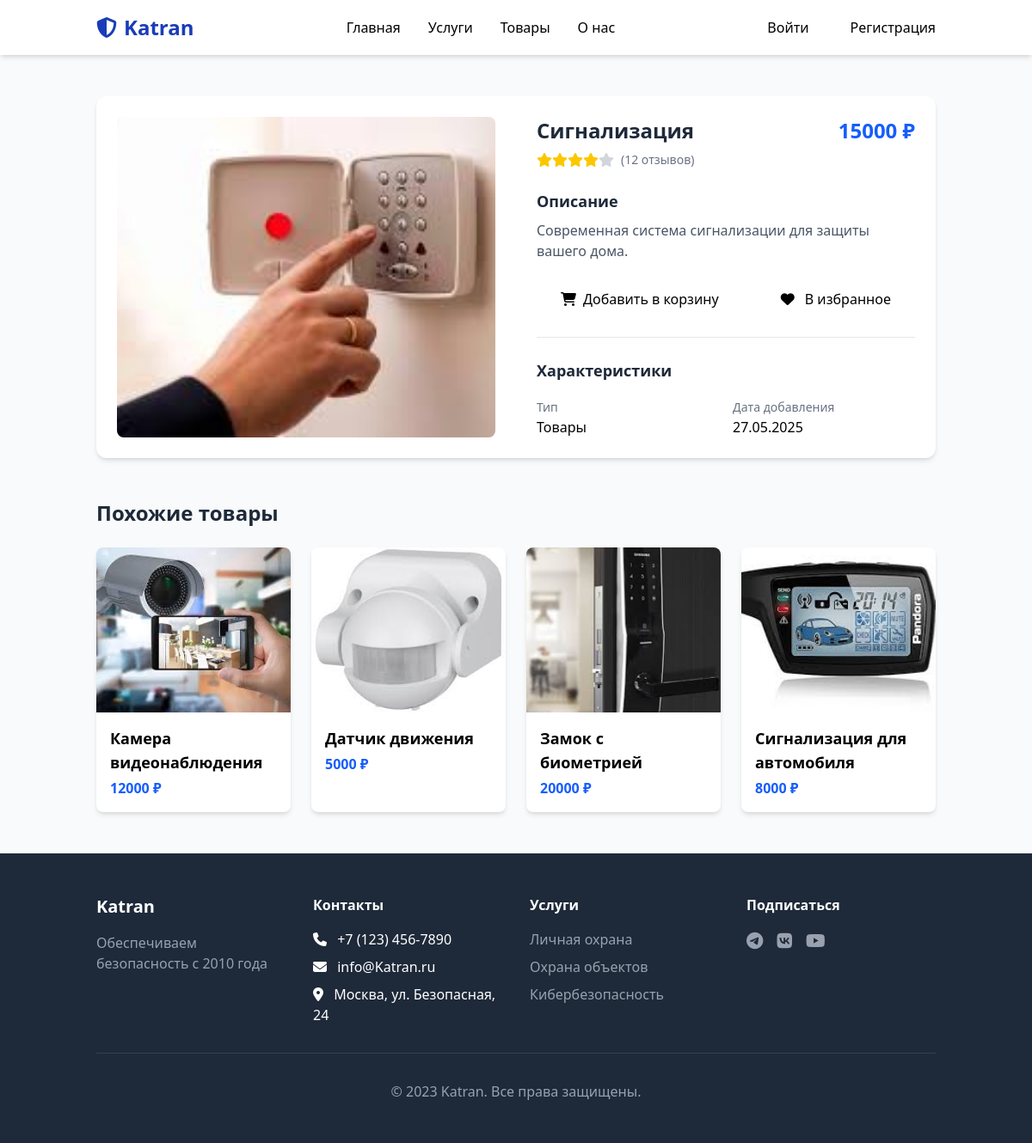
The page /products/1/ on the database its author committed.
### Services/models.py (models this page shows, shortened)
class ItemModel(models.Model):
    name = models.CharField(max_length=50, blank=True)
    price = models.IntegerField(blank=True)
    text = models.TextField(blank=True)
    image = models.ImageField(blank=True, upload_to='products/', storage=OverwriteStorage(), default="default/s1.png")
    dateCreated = models.DateField(auto_now_add=True)
    typeId = models.ForeignKey(TypeModel, on_delete=models.CASCADE, limit_choices_to={'typeResource': 1}, related_name='items')
    class Meta:
        db_table = 'items'

class TypeModel(models.Model):
    TYPE_CHOICES = [
        (1, 'for ItemModel'),
        (2, 'for ServiceModel'),
    ]
    name = models.CharField(max_length=50, blank=True)
    text = models.TextField(blank=True)
    typeResource = models.IntegerField(choices=TYPE_CHOICES, default=1)
    class Meta:
        db_table = 'types'

### Services/views.py (the view)
# urls.py: path('products/<int:pk>/', ServiceViews.itemDetailView, name='item_detail'),
def itemDetailView(request, pk):
    item = get_object_or_404(ItemModel, pk=pk)
    similar_items = ItemModel.objects.filter(typeId=item.typeId).exclude(pk=pk)[:4]
    context = {
        'item': item,
        'similar_items': similar_items,
    }
    return render(request, 'Services/itemDetail.html', context)

### templates/Services/itemDetail.html (shortened to what this page needs)
{% extends "base.html" %}
{% block content %}
<section class="py-12 bg-gray-50">
    <div class="container mx-auto px-6">
        <div class="bg-white rounded-xl shadow-md overflow-hidden">
            <div class="md:flex">
                <div class="md:w-1/2 p-6">
                    <div class="h-64 md:h-full bg-gray-100 rounded-lg overflow-hidden">
                        {% if item.image %}
                        <img src="{{ item.image.url }}" alt="{{ item.name }}" class="w-full h-full object-cover">
                        {% else %}
                        <div class="w-full h-full flex items-center justify-center text-gray-400">
                            <i class="fas fa-box text-6xl"></i>
                        </div>
                        {% endif %}
                    </div>
                </div>
                <div class="md:w-1/2 p-6">
                    <div class="flex justify-between items-start">
                        <div>
                            <h1 class="text-2xl font-bold text-gray-800">{{ item.name }}</h1>
                            <div class="flex items-center mt-2">
                                <div class="flex text-yellow-400">
                                    {% for i in "12345" %}
                                        <i class="fas fa-star{% if forloop.counter > 4 %} text-gray-300{% endif %}"></i>
                                    {% endfor %}
                                </div>
                                <span class="text-gray-500 text-sm ml-2">(12 отзывов)</span>
                            </div>
                        </div>
                        <span class="text-2xl font-bold text-blue-600">{{ item.price }} ₽</span>
                    </div>
                    <div class="mt-6">
                        <h3 class="text-lg font-semibold text-gray-800">Описание</h3>
                        <div class="mt-2 text-gray-600 prose max-w-none">
                            {{ item.text|linebreaks }}
                        </div>
                    </div>
                    <div class="mt-8 flex flex-col sm:flex-row gap-4">
                        <button class="btn-primary-lg flex-grow flex items-center justify-center">
                            <i class="fas fa-shopping-cart mr-2"></i> Добавить в корзину
                        </button>
                        <button class="btn-secondary-lg flex-grow">
                            <i class="fas fa-heart mr-2"></i> В избранное
                        </button>
                    </div>
                    <div class="mt-8 pt-6 border-t border-gray-200">
                        <h3 class="text-lg font-semibold text-gray-800">Характеристики</h3>
                        <div class="mt-4 grid grid-cols-2 gap-4">
                            <div>
                                <span class="text-sm text-gray-500">Тип</span>
                                <p class="font-medium">{{ item.typeId.name }}</p>
                            </div>
                            <div>
                                <span class="text-sm text-gray-500">Дата добавления</span>
                                <p class="font-medium">{{ item.dateCreated|date:"d.m.Y" }}</p>
                            </div>
                        </div>
                    </div>
                </div>
            </div>
        </div>
        <div class="mt-12">
            <h2 class="text-2xl font-bold text-gray-800 mb-6">Похожие товары</h2>
            <div class="grid grid-cols-1 sm:grid-cols-2 md:grid-cols-3 lg:grid-cols-4 gap-6">
                {% for similar in similar_items %}
                <a href="{% url 'item_detail' similar.id %}" class="bg-white rounded-lg overflow-hidden shadow-md hover:shadow-xl transition-shadow duration-300">
                    <div class="h-48 bg-gray-100 overflow-hidden">
                        {% if similar.image %}
                        <img src="{{ similar.image.url }}" alt="{{ similar.name }}" class="w-full h-full object-cover transition-transform duration-500 hover:scale-110">
                        {% else %}
                        <div class="w-full h-full flex items-center justify-center text-gray-400">
                            <i class="fas fa-box text-4xl"></i>
                        </div>
                        {% endif %}
                    </div>
                    <div class="p-4">
                        <h3 class="font-semibold text-lg mb-1">{{ similar.name }}</h3>
                        <p class="text-blue-600 font-bold">{{ similar.price }} ₽</p>
                    </div>
                </a>
                {% endfor %}
            </div>
        </div>
    </div>
</section>
{% endblock %}

### static/css/styles_default.css (style rules this page uses)
.btn-primary-lg { @apply px-6 py-3 bg-blue-600 text-white rounded-lg hover:bg-blue-700 transition-colors duration-300 inline-flex items-center; }
.btn-secondary-lg { @apply px-6 py-3 bg-white text-blue-600 border border-blue-600 rounded-lg hover:bg-blue-50 transition-colors duration-300 inline-flex items-center; }

### rows shown on the page
ItemModel: image (picture), name "Сигнализация", price "15000", text "Современная система сигнализации для защиты вашего дома.", typeId.name "Товары", dateCreated "27.05.2025"
ItemModel: image (picture), name "Камера видеонаблюдения", price "12000"
ItemModel: image (picture), name "Датчик движения", price "5000"
ItemModel: image (picture), name "Замок с биометрией", price "20000"
ItemModel: image (picture), name "Сигнализация для автомобиля", price "8000"
